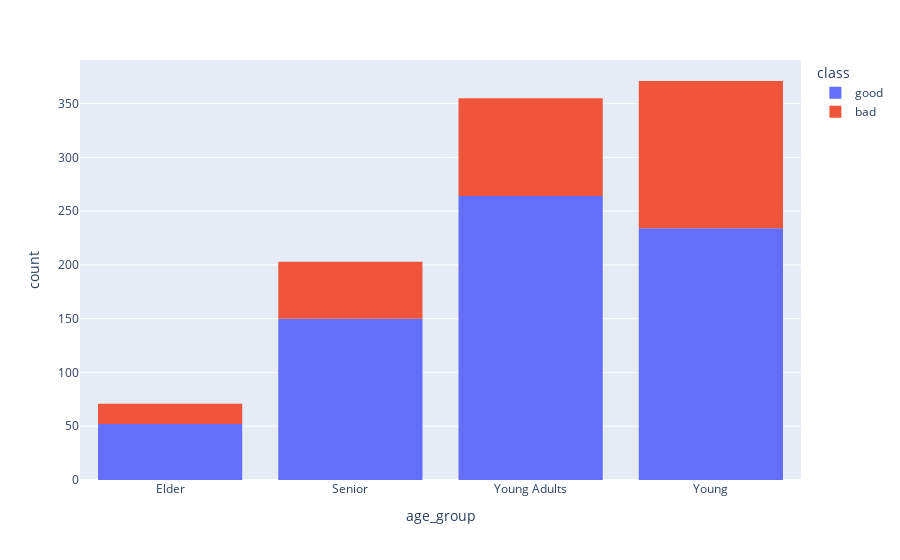

This figure's notebook cell:
### Code cell
purpose = credit_vis['age_group']
fig = px.histogram(credit_vis, x="age_group", color="class")
fig.update_layout(title={#'text':"Purpose",
#         'y':.95,
#         'x':.5,
        'xanchor': 'center',
        'yanchor': 'top'})
plt.show()

### Figure 1 — Plotly figure (JSON) as saved in the notebook; plotly's stock layout.template omitted (floating-point values rounded to 4 significant figures; data arrays with more than 128 entries replaced by an {"elided": "..."} marker saying what was removed)
{"data": [{"alignmentgroup": "True", "bingroup": "x", "hovertemplate": "class=good<br>age_group=%{x}<br>count=%{y}<extra></extra>", "legendgroup": "good", "marker": {"color": "#636efa"}, "name": "good", "offsetgroup": "good", "orientation": "v", "showlegend": true, "type": "histogram", "x": {"elided": "700 str values"}, "xaxis": "x", "yaxis": "y"}, {"alignmentgroup": "True", "bingroup": "x", "hovertemplate": "class=bad<br>age_group=%{x}<br>count=%{y}<extra></extra>", "legendgroup": "bad", "marker": {"color": "#EF553B"}, "name": "bad", "offsetgroup": "bad", "orientation": "v", "showlegend": true, "type": "histogram", "x": {"elided": "300 str values"}, "xaxis": "x", "yaxis": "y"}], "layout": {"barmode": "relative", "legend": {"title": {"text": "class"}, "tracegroupgap": 0}, "margin": {"t": 60}, "title": {"xanchor": "center", "yanchor": "top"}, "xaxis": {"anchor": "y", "domain": [0, 1], "title": {"text": "age_group"}}, "yaxis": {"anchor": "x", "domain": [0, 1], "title": {"text": "count"}}}}
